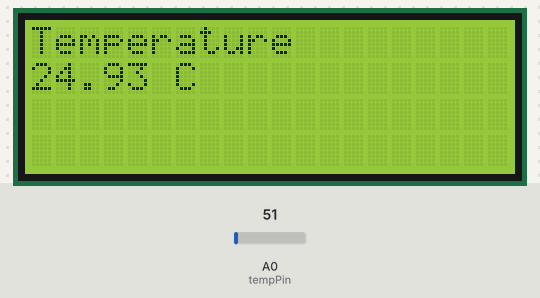
Recording of a sketch running on a simulated Arduino Uno, built with avr-gcc and run on an emulated ATmega328P. Parts: 20×4 character LCD. Inputs (shaded band) come from the test bench; at power-on: A0 (tempPin) = 51.

Above: at 1.2 s.
1.3 s: A0 (tempPin) set to 61
At 3.3 s:
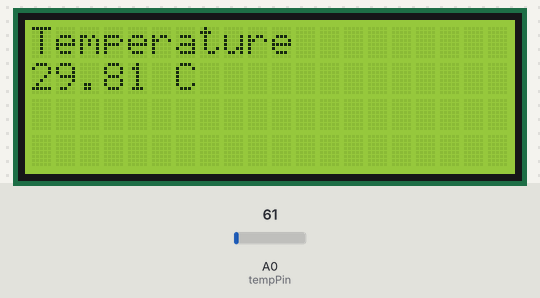
3.6 s: A0 (tempPin) set to 71
At 5.3 s:
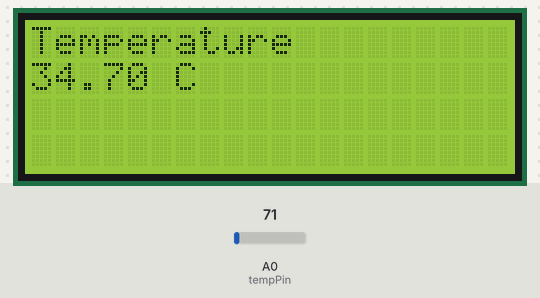
5.6 s: A0 (tempPin) set to 86
At 7.3 s:
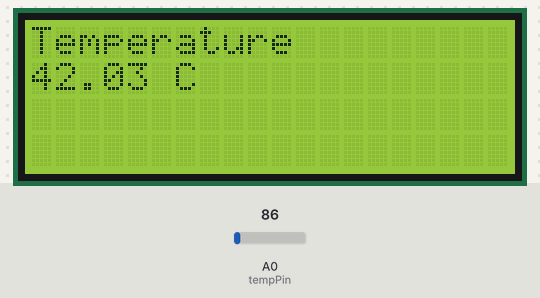
Timing chart, 0 to 8.8 s (numbered marks = the images above; inputs shaded):
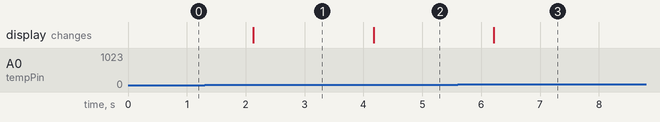

The sketch:

LM35_Temp_Sensor_Code.ino
```cpp
/*
 20 character 4 line I2C Display
 Backpack Interface labelled "YwRobot Arduino LCM1602 IIC V1"
 Connections:-
 Vcc to 5V (Red)
 Ground (Gnd) to Ground (Gnd) (Black)
 SDA to A4 (Blue)
 SCL to A5 (yellow)
*/

/*-----( Import needed libraries )-----*/
#include <Wire.h>  // Comes with Arduino IDE
// Get the LCD I2C Library here:
// https://bitbucket.org/fmalpartida/new-liquidcrystal/downloads

#include <LiquidCrystal_I2C.h>
float temp; //Variable where we will stock the temperature value
int tempPin = 0; //Pin used with the sensor output here it's A0


// set the LCD address to 0x27 for a 20 chars 4 line display
// Set the pins on the I2C chip used for LCD connections:
//                    addr, en,rw,rs,d4,d5,d6,d7,bl,blpol
LiquidCrystal_I2C lcd(0x27, 2, 1, 0, 4, 5, 6, 7, 3, POSITIVE);  // Set the LCD I2C address


void setup() {

Serial.begin(9600);
lcd.begin (20,4);

}
void loop() {

temp = analogRead(tempPin); //Reading the value from the analog input
temp = temp * 500/1023; //Sensor calibration to get the real value
lcd.clear();
lcd.setCursor (0,0); //Start writing on 0.0 on lcd screen
lcd.print("Temperature");
lcd.setCursor (0,1);
lcd.print(temp); //Temperature value
lcd.print ((" C")); //Celsius of course :D
delay(1000); //Refresh every 1s
}
```

Measured:
- after the input at 1.3 s, the display: changes after 0.83 s (image 1)
- after the input at 3.6 s, the display: changes after 0.57 s (image 2)
- after the input at 5.6 s, the display: changes after 0.62 s (image 3)
